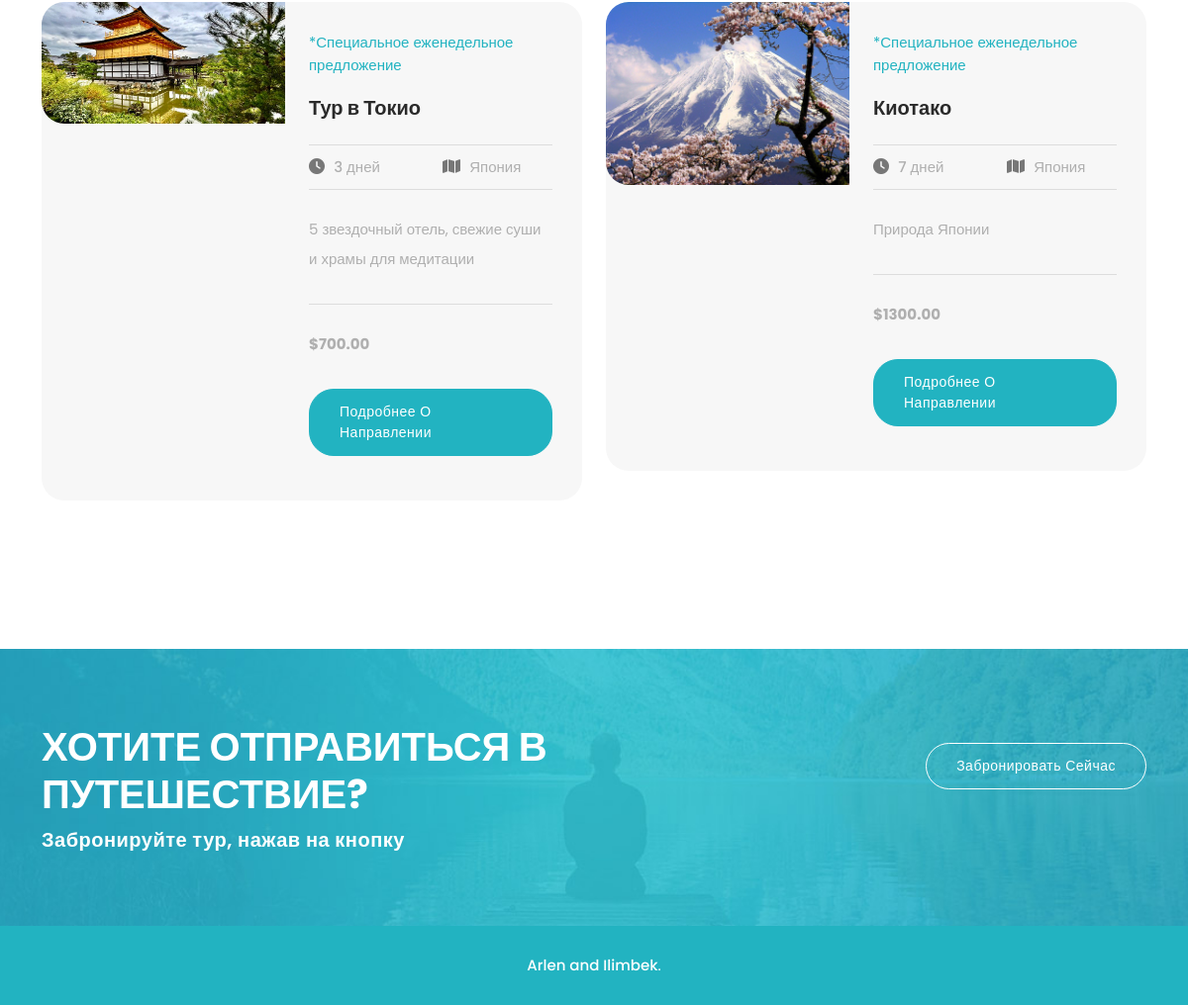
Page /deals/ (lower part) on the earlier database version.
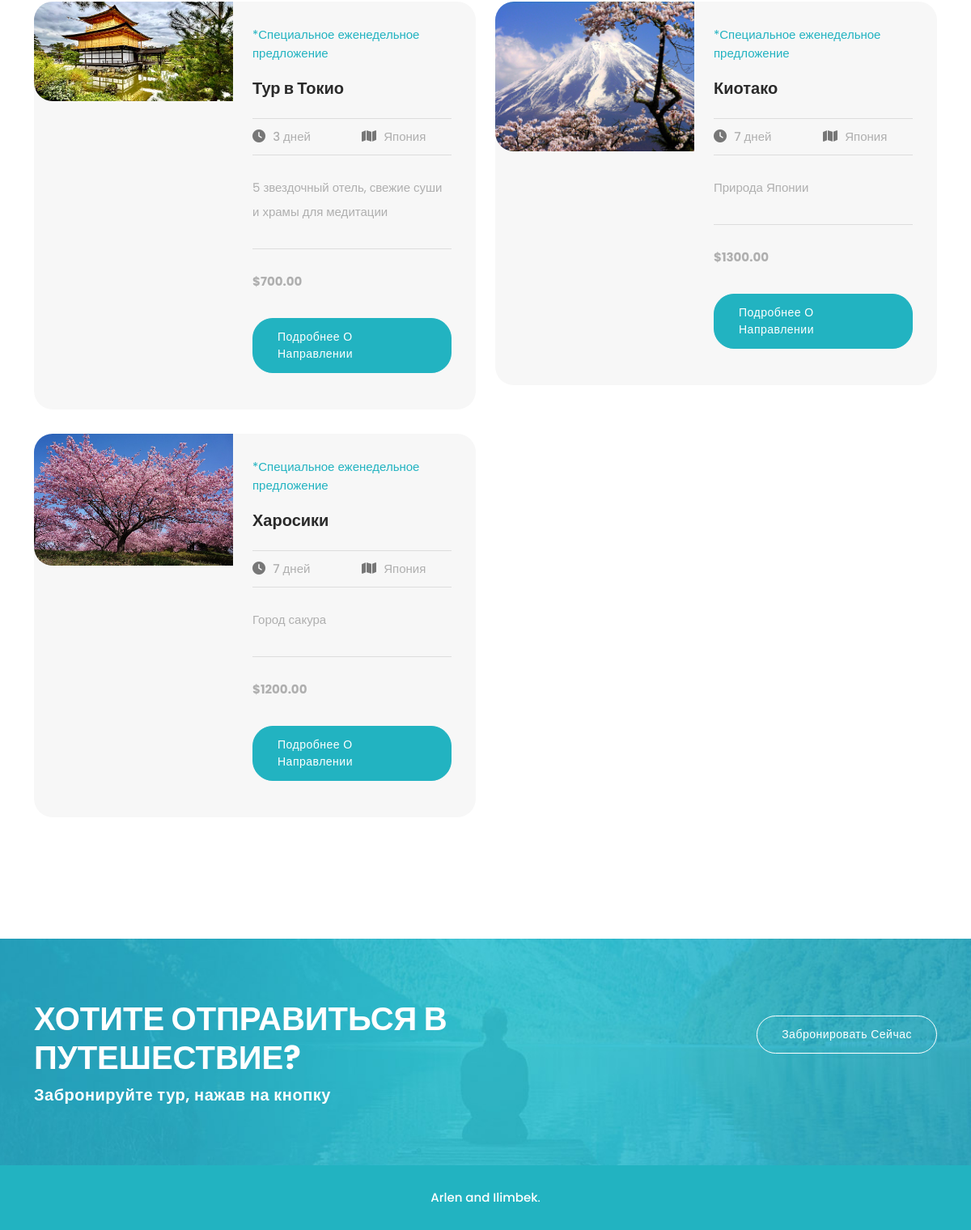
Same page on the later database version.
### main/models.py (models this page shows, shortened)
class WeeklyOffer(models.Model):
    title = models.CharField("Название", max_length=200)
    description = models.TextField("Описание", blank=True)
    price = models.DecimalField("Цена (USD)", max_digits=10, decimal_places=2)
    bookings = models.PositiveIntegerField("Количество броней", default=0)
    days = models.PositiveIntegerField("Дней тура", default=1)
    includes_flight = models.BooleanField("Включён перелёт", default=True)
    includes_hotel = models.BooleanField("Включён отель", default=True)
    includes_excursions = models.BooleanField("Включены экскурсии", default=True)
    image = models.ImageField("Изображение", upload_to="offers/", blank=True, null=True)
    destination = models.ForeignKey('Destination', on_delete=models.CASCADE, related_name='weekly_offers')

class Destination(models.Model):
    CONTINENT_CHOICES = [
        ("Europe", "Европа"),
        ("Asia", "Азия"),
        ("North America", "Северная Америка"),
        ("South America", "Южная Америка"),
        ("Africa", "Африка"),
        ("Oceania", "Океания"),
    ]
    title = models.CharField(max_length=200, verbose_name="Название")
    slug = models.SlugField(unique=True, blank=True, null=True, verbose_name="URL")
    continent = models.CharField(max_length=50, choices=CONTINENT_CHOICES, verbose_name="Континент")
    description = models.TextField(verbose_name="Описание", blank=True)
    population_mil = models.DecimalField(max_digits=10, decimal_places=0, verbose_name="Население (млн)", null=True, blank=True)
    area_km2 = models.DecimalField(max_digits=10, decimal_places=2, verbose_name="Площадь (км²)", null=True, blank=True)
    gdp_usd = models.DecimalField(max_digits=12, decimal_places=0, verbose_name="ВВП ($)", null=True, blank=True)
    image = models.ImageField(upload_to="destinations/", verbose_name="Изображение", blank=True, null=True)
    created_at = models.DateTimeField(auto_now_add=True, verbose_name="Создано")
    updated_at = models.DateTimeField(auto_now=True, verbose_name="Обновлено")
    class Meta:
        verbose_name = "Направление"
        verbose_name_plural = "Направления"
        ordering = ["title"]

### main/views.py (the view, shortened to what this page needs)
# urls.py: path('deals/', views.weekly_deals_view, name='deals'),
def weekly_deals_view(request):
    offers = WeeklyOffer.objects.select_related('destination').all()
    destinations = Destination.objects.filter(weekly_offers__in=offers).distinct()
    destination_slug = request.GET.get('destination')
    price_range = request.GET.get('price_range')
    if destination_slug:
        offers = offers.filter(destination__slug=destination_slug)
    return render(request, 'main/deals.html', {
        'offers': offers,
        'destinations': destinations,
    })

### main/templates/main/deals.html (shortened to what this page needs)
{% extends 'base.html' %}
{% load static %}
{% block content %}
<div class="amazing-deals">
  <div class="container">
    <div class="row">
      {% for offer in offers %}
      <div class="col-lg-6 col-sm-6">
        <div class="item">
          <div class="row">
            <div class="col-lg-6">
              <div class="image">
                {% if offer.image %}
                  <img src="{{ offer.image.url }}" alt="{{ offer.title }}">
                {% else %}
                  <img src="{% static 'images/default-offer.jpg' %}" alt="Стандартное предложение">
                {% endif %}
              </div>
            </div>
            <div class="col-lg-6 align-self-center">
              <div class="content">
                <span class="info">*Специальное еженедельное предложение</span>
                <h4>{{ offer.title }}</h4>
                <div class="row">
                  <div class="col-6">
                    <i class="fa fa-clock"></i>
                    <span class="list">{{ offer.days }} дней</span>
                  </div>
                  <div class="col-6">
                    <i class="fa fa-map"></i>
                    <span class="list">{{ offer.destination.title }}</span>
                  </div>
                </div>
                <p>{{ offer.description|truncatewords:20 }}</p>
                <p><strong>${{ offer.price }}</strong></p>
                <div class="main-button mb-2">
                  <a href="{% url 'reservation' %}">Подробнее о направлении</a>
                </div>
              </div>
            </div>
          </div>
        </div>
      </div>
      {% empty %}
      <p>По вашему запросу не найдено предложений.</p>
      {% endfor %}
    </div>
  </div>
</div>
<div class="call-to-action">
  <div class="container">
    <div class="row">
      <div class="col-lg-8">
        <h2>Хотите отправиться в путешествие?</h2>
        <h4>Забронируйте тур, нажав на кнопку</h4>
      </div>
      <div class="col-lg-4">
        <div class="border-button">
          <a href="#">Забронировать сейчас</a>
        </div>
      </div>
    </div>
  </div>
</div>
{% endblock %}

### main/templates/base.html (shortened to what this page needs)
{% load static %}
<!DOCTYPE html>
<html lang="ru">
<head>
  <link href="{% static 'vendor/bootstrap/css/bootstrap.min.css' %}" rel="stylesheet" />
  <link rel="stylesheet" href="{% static 'assets/css/fontawesome.css' %}" />
  <link rel="stylesheet" href="{% static 'assets/css/templatemo-woox-travel.css' %}" />
  <link rel="stylesheet" href="{% static 'assets/css/owl.css' %}" />
  <link rel="stylesheet" href="{% static 'assets/css/animate.css' %}" />
  <link rel="stylesheet" href="https://unpkg.com/swiper@7/swiper-bundle.min.css" />
</head>
<body>
  <main>
    {% block content %}{% endblock %}
  </main>
  <footer>
    <div class="container">
      <div class="row">
        <div class="col-lg-12">
          <p>
            <a href="#">Arlen and Ilimbek</a>.
          </p>
        </div>
      </div>
    </div>
  </footer>
</body>
</html>

### static/assets/css/templatemo-woox-travel.css (style rules this page uses)
html, body, div, span, applet, object, iframe, h1, h2, h3, h4, h5, h6, p, blockquote, div pre, a, abbr, acronym, address, big, cite, code, del, dfn, em, font, img, ins, kbd, q, s, samp, small, strike, strong, sub, sup, tt, var, b, u, i, center, dl, dt, dd, ol, ul, li, figure, header, nav, section, article, aside, footer, figcaption { margin: 0; padding: 0; border: 0; outline: 0; }
header, nav, section, article, aside, footer, hgroup { display: block; }
* { box-sizing: border-box; }
html, body { font-family: 'Poppins', sans-serif; font-weight: 400; background-color: #fff; font-size: 16px; -ms-text-size-adjust: 100%; -webkit-font-smoothing: antialiased; -moz-osx-font-smoothing: grayscale; }
a { color: #22b3c1; text-decoration: none !important; }
h1, h2, h3, h4, h5, h6 { margin-top: 0px; margin-bottom: 0px; color: #2a2a2a; font-weight: 700; }
p { font-size: 15px; line-height: 30px; color: #afafaf; }
img { width: 100%; overflow: hidden; }
html, body { background: #fff; font-family: 'Poppins', sans-serif; }
.border-button a { font-size: 14px; color: #22b3c1; background-color: transparent; border: 1px solid #22b3c1; padding: 12px 30px; display: inline-block; border-radius: 25px; font-weight: 500; text-transform: capitalize; letter-spacing: 0.5px; transition: all .3s; position: relative; overflow: hidden; }
.main-button a { font-size: 14px; color: #fff; background-color: #22b3c1; border: 1px solid #22b3c1; padding: 12px 30px; display: inline-block; border-radius: 25px; font-weight: 500; text-transform: capitalize; letter-spacing: 0.5px; transition: all .3s; position: relative; overflow: hidden; }
.call-to-action { margin-top: 120px; background-image: url(../images/cta-bg.jpg); background-repeat: no-repeat; background-size: cover; background-position: center center; padding: 75px 0px; }
.call-to-action h2 { font-size: 40px; color: #fff; margin-bottom: 10px; text-transform: uppercase; }
.call-to-action h4 { font-size: 20px; color: #fff; font-weight: 600; letter-spacing: 0.5px; }
.call-to-action .border-button { text-align: right; margin-top: 20px; }
.call-to-action .border-button a { color: #fff; border-color: #fff }
footer { background-color: #22b3c1; text-align: center; padding: 25px 0px; }
footer p { color: #fff; }
footer p a { color: #fff; font-weight: 500; transition: all .3s; }
.amazing-deals { margin-top: 120px; }
.amazing-deals .item .image { border-top-left-radius: 23px; border-bottom-left-radius: 23px; overflow: hidden; }
.amazing-deals .item { background-color: #f7f7f7; border-radius: 23px; padding-right: 30px; margin-bottom: 30px; }
.amazing-deals .item span.info { color: #22b3c1; font-size: 15px; margin-bottom: 20px; display: block; }
.amazing-deals .item h4 { font-size: 20px; font-weight: 700; padding-bottom: 25px; margin-bottom: 10px; border-bottom: 1px solid #ddd; }
.amazing-deals .item i { color: #777; margin-right: 5px; }
.amazing-deals .item span.list { font-size: 15px; color: #afafaf; font-weight: 500; }
.amazing-deals .item .content { padding: 30px 0px; }
.amazing-deals .item p { padding-top: 25px; margin-top: 10px; border-top: 1px solid #ddd; margin-bottom: 30px; }
body { overflow-x: hidden; }

Differences in the rows shown:
added WeeklyOffer: image (picture), title "Харосики", days "7", destination "Япония", description "Город сакура", price "1200.00"
